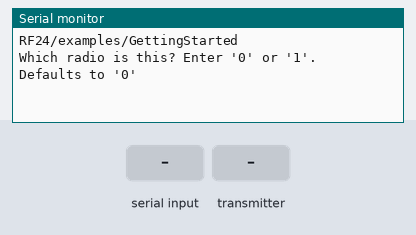
A sketch run on a simulated Arduino Uno, built with avr-gcc and run on an emulated ATmega328P. Parts: the last lines printed to the serial monitor. Inputs (shaded band) come from the test bench. No radio packets arrive unless stated.

Above: at 0.9 s.
1.0 s: "90,45\n" received over Serial
At 2.2 s:
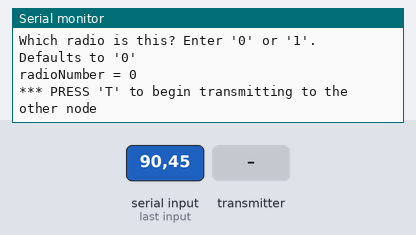
2.5 s: the transmitter starts sending payload.0 = 0
At 2.57 s:
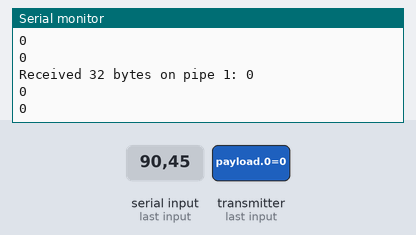

Measured:
- after the input at 1.0 s, the serial monitor: prints a new line at once (image 1)
- after the input at 2.5 s, the serial monitor: prints a new line at once (image 2)

The sketch:

GettingStarted404.ino
```cpp
// (licence header left out)
/**
 * A simple example of sending data from 1 nRF24L01 transceiver to another.
 *
 * This example was written to be used on 2 devices acting as "nodes".
 * Use the Serial Monitor to change each node's behavior.
 */
#include <SPI.h>
#include "printf.h"
#include "RF24.h"

// instantiate an object for the nRF24L01 transceiver
RF24 radio(9, 10);  // using pin 7 for the CE pin, and pin 8 for the CSN pin

// Let these addresses be used for the pair
uint8_t address[][6] = { "1Node", "2Node" };
// It is very helpful to think of an address as a path instead of as
// an identifying device destination

// to use different addresses on a pair of radios, we need a variable to
// uniquely identify which address this radio will use to transmit
bool radioNumber = 1;  // 0 uses address[0] to transmit, 1 uses address[1] to transmit

// Used to control whether this node is sending or receiving
bool role = false;  // true = TX role, false = RX role

// For this example, we'll be using a payload containing
// a single float number that will be incremented
// on every successful transmission

uint8_t header=255;
uint8_t data1=11;
uint8_t data2=23;
uint8_t data3=48;
uint8_t checksum=55;
uint8_t footer=44;
uint8_t payload[6] = {header,data1,data2,data3,checksum,footer};

void setup() {

  Serial.begin(115200);
  while (!Serial) {
    // some boards need to wait to ensure access to serial over USB
  }

  // initialize the transceiver on the SPI bus
  if (!radio.begin()) {
    Serial.println(F("radio hardware is not responding!!"));
    while (1) {}  // hold in infinite loop
  }

  // print example's introductory prompt
  Serial.println(F("RF24/examples/GettingStarted"));

  // To set the radioNumber via the Serial monitor on startup
  Serial.println(F("Which radio is this? Enter '0' or '1'. Defaults to '0'"));
  while (!Serial.available()) {
    // wait for user input
  }
  char input = Serial.parseInt();
  radioNumber = input == 1;
  Serial.print(F("radioNumber = "));
  Serial.println((int)radioNumber);

  // role variable is hardcoded to RX behavior, inform the user of this
  Serial.println(F("*** PRESS 'T' to begin transmitting to the other node"));

  // Set the PA Level low to try preventing power supply related problems
  // because these examples are likely run with nodes in close proximity to
  // each other.
  radio.setPALevel(RF24_PA_LOW);  // RF24_PA_MAX is default.

  // save on transmission time by setting the radio to only transmit the
  // number of bytes we need to transmit a float
  radio.setPayloadSize(sizeof(payload));  // float datatype occupies 4 bytes

  // set the TX address of the RX node into the TX pipe
  radio.openWritingPipe(address[radioNumber]);  // always uses pipe 0

  // set the RX address of the TX node into a RX pipe
  radio.openReadingPipe(1, address[!radioNumber]);  // using pipe 1

  // additional setup specific to the node's role
  if (role) {
    radio.stopListening();  // put radio in TX mode
  } else {
    radio.startListening();  // put radio in RX mode
  }

  // For debugging info
  // printf_begin();             // needed only once for printing details
  // radio.printDetails();       // (smaller) function that prints raw register values
  // radio.printPrettyDetails(); // (larger) function that prints human readable data

}  // setup

void loop() {

  if (role) {
    // This device is a TX node

    unsigned long start_timer = micros();                // start the timer
    bool report = radio.write(&payload, sizeof(payload));  // transmit & save the report
    unsigned long end_timer = micros();                  // end the timer

    if (report) {
      Serial.print(F("Transmission successful! "));  // payload was delivered
      Serial.print(F("Time to transmit = "));
      Serial.print(end_timer - start_timer);  // print the timer result
      Serial.print(F(" us. Sent: "));
      for (int i=0; i < sizeof(payload);i++){
        Serial.println(payload[i]);  // print the payload's value
        i++;
      }
    }
    else {
      Serial.println(F("Transmission failed or timed out"));  // payload was not delivered
    }

    // to make this example readable in the serial monitor
    delay(1000);  // slow transmissions down by 1 second

  }
  else {
    // This device is a RX node

    uint8_t pipe;
    if (radio.available(&pipe)) {              // is there a payload? get the pipe number that recieved it
      uint8_t bytes = radio.getPayloadSize();  // get the size of the payload
      radio.read(&payload, bytes);
            // fetch payload from FIFO
      Serial.print(F("Received "));
      Serial.print(bytes);  // print the size of the payload
      Serial.print(F(" bytes on pipe "));
      Serial.print(pipe);  // print the pipe number
      Serial.print(F(": "));
       for (int i=1; i<=sizeof(payload);i++){
      Serial.println(payload[i]);  // print the payload's value
      i++;}
    }
  }  // role

  if (Serial.available()) {
    // change the role via the serial monitor

    char c = toupper(Serial.read());
    if (c == 'T' && !role) {
      // Become the TX node

      role = true;
      Serial.println(F("*** CHANGING TO TRANSMIT ROLE -- PRESS 'R' TO SWITCH BACK"));
      radio.stopListening();

    }
    else if (c == 'R' && role) {
      // Become the RX node

      role = false;
      Serial.println(F("*** CHANGING TO RECEIVE ROLE -- PRESS 'T' TO SWITCH BACK"));
      radio.startListening();
    }
  }

  }  // loop
```
